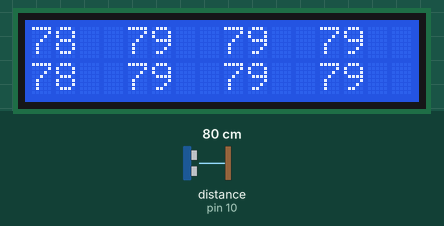
Recording of a sketch running on a simulated Arduino Uno, built with avr-gcc and run on an emulated ATmega328P. On the bench: 16×2 character LCD. Wiring (inferred from the names in the program): ultrasonic range finder: trigger pin 9; echo pin 10. The test bench sets the inputs (shaded band); at power-on: distance to the obstacle (sensor on pin 10) 80 cm. The echo pulse lasts 58.3 µs per cm.

Above: at 1.2 s.
1.3 s: distance to the obstacle (sensor on pin 10) set to 2 cm
At 1.34 s:
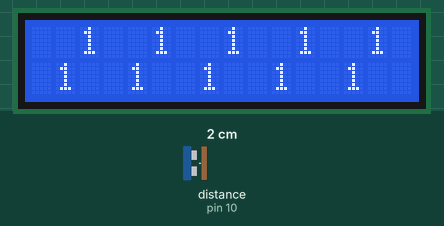
2.8 s: distance to the obstacle (sensor on pin 10) set to 120 cm
At 3.6 s:
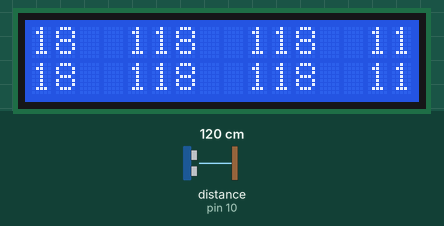
4.4 s: distance to the obstacle (sensor on pin 10) set to 4 cm
At 6.1 s:
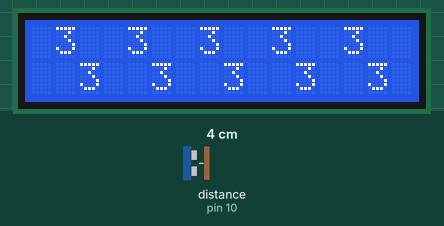

The sketch:

print_sonar_distance_in_lcd.ino
```cpp
#include <LiquidCrystal.h>
const int trigPin = 9;
const int echoPin  = 10;
LiquidCrystal lcd(12, 11, 5, 4, 3, 2);

void setup() {
Serial.begin (9600);
pinMode(trigPin, OUTPUT);
pinMode(echoPin, INPUT);
lcd.begin(16, 2);

}

void loop() {
 long duration, distance;
digitalWrite(trigPin, LOW);
delayMicroseconds(2);
digitalWrite(trigPin, HIGH);
delayMicroseconds(10);
digitalWrite(trigPin, LOW);
duration = pulseIn(echoPin, HIGH);
distance = (duration/2) * 0.034;
lcd.println(distance);

  }
```
